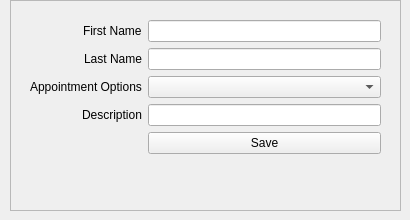
          <widget class="QWidget" name="page1_patientAppointment">
           <widget class="QFrame" name="frame_3">
            <property name="geometry">
             <rect>
              <x>10</x>
              <y>0</y>
              <width>391</width>
              <height>211</height>
             </rect>
            </property>
            <property name="frameShape">
             <enum>QFrame::StyledPanel</enum>
            </property>
            <property name="frameShadow">
             <enum>QFrame::Raised</enum>
            </property>
            <layout class="QVBoxLayout" name="verticalLayout_8">
             <item>
              <layout class="QFormLayout" name="formLayout_3">
               <property name="fieldGrowthPolicy">
                <enum>QFormLayout::ExpandingFieldsGrow</enum>
               </property>
               <property name="labelAlignment">
                <set>Qt::AlignRight</set>
               </property>
               <property name="leftMargin">
                <number>10</number>
               </property>
               <property name="topMargin">
                <number>10</number>
               </property>
               <property name="rightMargin">
                <number>10</number>
               </property>
               <property name="bottomMargin">
                <number>10</number>
               </property>
               <item row="0" column="0">
                <widget class="QLabel" name="editPatient_l1_firstName1">
                 <property name="text">
                  <string>First Name</string>
                 </property>
                </widget>
               </item>
               <item row="0" column="1">
                <widget class="QLineEdit" name="editPatient_t1_firstName1">
                 <property name="readOnly">
                  <bool>true</bool>
                 </property>
                </widget>
               </item>
               <item row="1" column="0">
                <widget class="QLabel" name="editPatient_l2_lastName1">
                 <property name="text">
                  <string>Last Name</string>
                 </property>
                </widget>
               </item>
               <item row="1" column="1">
                <widget class="QLineEdit" name="editPatient_t2_lastName1">
                 <property name="readOnly">
                  <bool>true</bool>
                 </property>
                </widget>
               </item>
               <item row="2" column="0">
                <widget class="QLabel" name="editPatient_l3_drAvailability">
                 <property name="text">
                  <string>Appointment Options</string>
                 </property>
                </widget>
               </item>
               <item row="2" column="1">
                <widget class="QComboBox" name="editPatient_t3_drAvailability">
                 <property name="sizePolicy">
                  <sizepolicy hsizetype="Expanding" vsizetype="Fixed">
                   <horstretch>0</horstretch>
                   <verstretch>0</verstretch>
                  </sizepolicy>
                 </property>
                </widget>
               </item>
               <item row="3" column="0">
                <widget class="QLabel" name="editPatient_l4_description">
                 <property name="text">
                  <string>Description</string>
                 </property>
                </widget>
               </item>
               <item row="3" column="1">
                <widget class="QLineEdit" name="editPatient_t4_description"/>
               </item>
               <item row="4" column="1">
                <layout class="QHBoxLayout" name="horizontalLayout">
                 <item>
                  <widget class="QPushButton" name="patientAppointmentSave">
                   <property name="sizePolicy">
                    <sizepolicy hsizetype="MinimumExpanding" vsizetype="Fixed">
                     <horstretch>0</horstretch>
                     <verstretch>0</verstretch>
                    </sizepolicy>
                   </property>
                   <property name="text">
                    <string>Save</string>
                   </property>
                  </widget>
                 </item>
                </layout>
               </item>
              </layout>
             </item>
            </layout>
           </widget>
          </widget>
